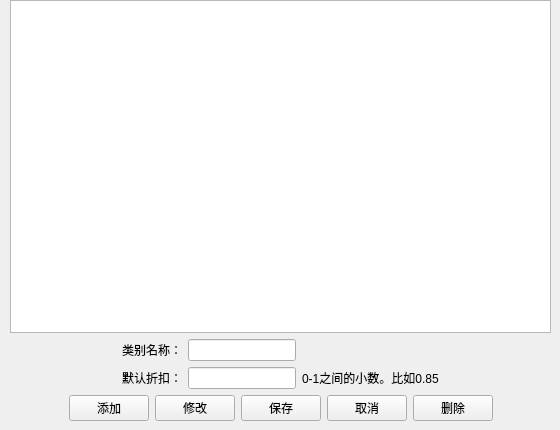
         <widget class="QWidget" name="Vip_Type_page">
          <widget class="QWidget" name="layoutWidget">
           <property name="geometry">
            <rect>
             <x>10</x>
             <y>0</y>
             <width>541</width>
             <height>421</height>
            </rect>
           </property>
           <layout class="QVBoxLayout" name="verticalLayout_5">
            <item>
             <widget class="QTableView" name="tableView"/>
            </item>
            <item>
             <layout class="QHBoxLayout" name="horizontalLayout_12">
              <item>
               <spacer name="horizontalSpacer_16">
                <property name="orientation">
                 <enum>Qt::Horizontal</enum>
                </property>
                <property name="sizeHint" stdset="0">
                 <size>
                  <width>40</width>
                  <height>20</height>
                 </size>
                </property>
               </spacer>
              </item>
              <item>
               <layout class="QGridLayout" name="gridLayout">
                <item row="0" column="0">
                 <widget class="QLabel" name="label_20">
                  <property name="styleSheet">
                   <string notr="true">background:transparent</string>
                  </property>
                  <property name="text">
                   <string>类别名称：</string>
                  </property>
                 </widget>
                </item>
                <item row="0" column="1">
                 <widget class="QLineEdit" name="Vip_Name_lineEdit">
                  <property name="styleSheet">
                   <string notr="true"/>
                  </property>
                 </widget>
                </item>
                <item row="0" column="2">
                 <spacer name="horizontalSpacer_13">
                  <property name="orientation">
                   <enum>Qt::Horizontal</enum>
                  </property>
                  <property name="sizeHint" stdset="0">
                   <size>
                    <width>40</width>
                    <height>20</height>
                   </size>
                  </property>
                 </spacer>
                </item>
                <item row="1" column="0">
                 <widget class="QLabel" name="label_21">
                  <property name="styleSheet">
                   <string notr="true">background:transparent</string>
                  </property>
                  <property name="text">
                   <string>默认折扣：</string>
                  </property>
                 </widget>
                </item>
                <item row="1" column="1">
                 <widget class="QLineEdit" name="Discounts_lineEdit">
                  <property name="styleSheet">
                   <string notr="true"/>
                  </property>
                 </widget>
                </item>
                <item row="1" column="2">
                 <widget class="QLabel" name="label_22">
                  <property name="styleSheet">
                   <string notr="true">background:transparent</string>
                  </property>
                  <property name="text">
                   <string>0-1之间的小数。比如0.85</string>
                  </property>
                 </widget>
                </item>
               </layout>
              </item>
              <item>
               <spacer name="horizontalSpacer_17">
                <property name="orientation">
                 <enum>Qt::Horizontal</enum>
                </property>
                <property name="sizeHint" stdset="0">
                 <size>
                  <width>40</width>
                  <height>20</height>
                 </size>
                </property>
               </spacer>
              </item>
             </layout>
            </item>
            <item>
             <layout class="QHBoxLayout" name="horizontalLayout_11">
              <item>
               <spacer name="horizontalSpacer_14">
                <property name="orientation">
                 <enum>Qt::Horizontal</enum>
                </property>
                <property name="sizeHint" stdset="0">
                 <size>
                  <width>40</width>
                  <height>20</height>
                 </size>
                </property>
               </spacer>
              </item>
              <item>
               <layout class="QHBoxLayout" name="horizontalLayout_10">
                <item>
                 <widget class="QPushButton" name="Add_Vip_pushButton">
                  <property name="styleSheet">
                   <string notr="true"/>
                  </property>
                  <property name="text">
                   <string>添加</string>
                  </property>
                 </widget>
                </item>
                <item>
                 <widget class="QPushButton" name="Modify_Vip_pushButton">
                  <property name="styleSheet">
                   <string notr="true"/>
                  </property>
                  <property name="text">
                   <string>修改</string>
                  </property>
                 </widget>
                </item>
                <item>
                 <widget class="QPushButton" name="Save_Vip_pushButton">
                  <property name="styleSheet">
                   <string notr="true"/>
                  </property>
                  <property name="text">
                   <string>保存</string>
                  </property>
                 </widget>
                </item>
                <item>
                 <widget class="QPushButton" name="Cancle_Vip_pushButton">
                  <property name="styleSheet">
                   <string notr="true"/>
                  </property>
                  <property name="text">
                   <string>取消</string>
                  </property>
                 </widget>
                </item>
                <item>
                 <widget class="QPushButton" name="Delete_Vip_pushButton">
                  <property name="styleSheet">
                   <string notr="true"/>
                  </property>
                  <property name="text">
                   <string>删除</string>
                  </property>
                 </widget>
                </item>
               </layout>
              </item>
              <item>
               <spacer name="horizontalSpacer_15">
                <property name="orientation">
                 <enum>Qt::Horizontal</enum>
                </property>
                <property name="sizeHint" stdset="0">
                 <size>
                  <width>40</width>
                  <height>20</height>
                 </size>
                </property>
               </spacer>
              </item>
             </layout>
            </item>
           </layout>
          </widget>
         </widget>
